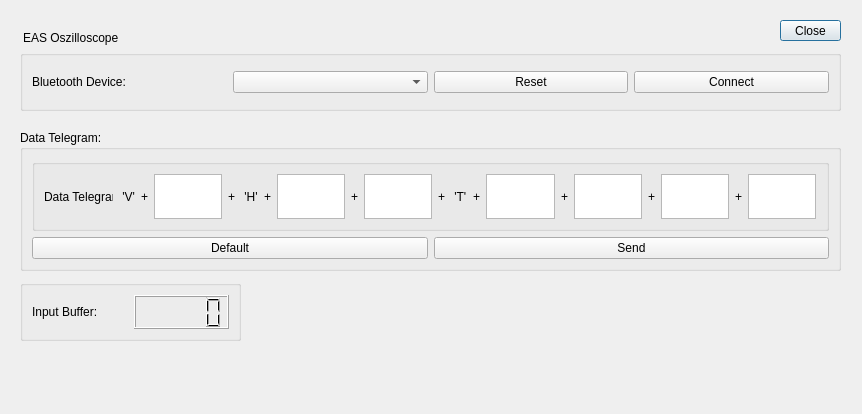
<?xml version="1.0" encoding="UTF-8"?>
<ui version="4.0">
 <class>bluetooth_window</class>
 <widget class="QDialog" name="bluetooth_window">
  <property name="geometry">
   <rect>
    <x>0</x>
    <y>0</y>
    <width>862</width>
    <height>414</height>
   </rect>
  </property>
  <property name="windowTitle">
   <string>Dialog</string>
  </property>
  <widget class="QGroupBox" name="horizontalGroupBox_3">
   <property name="geometry">
    <rect>
     <x>20</x>
     <y>280</y>
     <width>221</width>
     <height>61</height>
    </rect>
   </property>
   <layout class="QHBoxLayout" name="TitleBox_3">
    <property name="sizeConstraint">
     <enum>QLayout::SetDefaultConstraint</enum>
    </property>
    <item>
     <widget class="QLabel" name="LableInputBuffer">
      <property name="text">
       <string>Input Buffer: </string>
      </property>
     </widget>
    </item>
    <item>
     <widget class="QLCDNumber" name="InputBufferBoxTitle"/>
    </item>
   </layout>
  </widget>
  <widget class="QPushButton" name="CloseButton">
   <property name="geometry">
    <rect>
     <x>780</x>
     <y>20</y>
     <width>61</width>
     <height>21</height>
    </rect>
   </property>
   <property name="text">
    <string>Close</string>
   </property>
  </widget>
  <widget class="QGroupBox" name="BluetoothDeviceBox">
   <property name="geometry">
    <rect>
     <x>20</x>
     <y>50</y>
     <width>821</width>
     <height>61</height>
    </rect>
   </property>
   <layout class="QHBoxLayout" name="TitleBox">
    <property name="sizeConstraint">
     <enum>QLayout::SetDefaultConstraint</enum>
    </property>
    <item>
     <widget class="QLabel" name="LableBtDevice">
      <property name="text">
       <string>Bluetooth Device: </string>
      </property>
     </widget>
    </item>
    <item>
     <widget class="QComboBox" name="BtDeviceSelect"/>
    </item>
    <item>
     <widget class="QPushButton" name="resetButton">
      <property name="text">
       <string>Reset</string>
      </property>
     </widget>
    </item>
    <item>
     <widget class="QPushButton" name="ConnectButton">
      <property name="text">
       <string>Connect</string>
      </property>
     </widget>
    </item>
   </layout>
  </widget>
  <widget class="QLabel" name="Title">
   <property name="geometry">
    <rect>
     <x>23</x>
     <y>10</y>
     <width>341</width>
     <height>55</height>
    </rect>
   </property>
   <property name="text">
    <string>EAS Oszilloscope</string>
   </property>
  </widget>
  <widget class="QGroupBox" name="DataBox">
   <property name="geometry">
    <rect>
     <x>20</x>
     <y>130</y>
     <width>821</width>
     <height>141</height>
    </rect>
   </property>
   <property name="title">
    <string>Data Telegram:</string>
   </property>
   <layout class="QGridLayout" name="gridLayout">
    <item row="0" column="0" colspan="2">
     <widget class="QGroupBox" name="DataTelegramBox">
      <layout class="QHBoxLayout" name="TitleBox_2">
       <property name="sizeConstraint">
        <enum>QLayout::SetDefaultConstraint</enum>
       </property>
       <item>
        <widget class="QLabel" name="label_DataTelegram">
         <property name="text">
          <string>Data Telegram: </string>
         </property>
        </widget>
       </item>
       <item>
        <widget class="QLabel" name="label_V">
         <property name="text">
          <string> 'V'</string>
         </property>
        </widget>
       </item>
       <item>
        <widget class="QLabel" name="label_7">
         <property name="text">
          <string>+</string>
         </property>
        </widget>
       </item>
       <item>
        <widget class="QPlainTextEdit" name="plainTextEdit_EntranceArea">
         <property name="plainText">
          <string> </string>
         </property>
        </widget>
       </item>
       <item>
        <widget class="QLabel" name="label_4">
         <property name="text">
          <string>+</string>
         </property>
        </widget>
       </item>
       <item>
        <widget class="QLabel" name="label_H">
         <property name="text">
          <string> 'H'</string>
         </property>
        </widget>
       </item>
       <item>
        <widget class="QLabel" name="label_11">
         <property name="text">
          <string>+</string>
         </property>
        </widget>
       </item>
       <item>
        <widget class="QPlainTextEdit" name="plainTextEdit_N_Low">
         <property name="plainText">
          <string/>
         </property>
        </widget>
       </item>
       <item>
        <widget class="QLabel" name="label_12">
         <property name="text">
          <string>+</string>
         </property>
        </widget>
       </item>
       <item>
        <widget class="QPlainTextEdit" name="plainTextEdit_N_High">
         <property name="plainText">
          <string/>
         </property>
        </widget>
       </item>
       <item>
        <widget class="QLabel" name="label_9">
         <property name="text">
          <string>+</string>
         </property>
        </widget>
       </item>
       <item>
        <widget class="QLabel" name="label_T">
         <property name="text">
          <string> 'T'</string>
         </property>
        </widget>
       </item>
       <item>
        <widget class="QLabel" name="label_13">
         <property name="text">
          <string>+</string>
         </property>
        </widget>
       </item>
       <item>
        <widget class="QPlainTextEdit" name="plainTextEdit_TriggerLow">
         <property name="plainText">
          <string/>
         </property>
        </widget>
       </item>
       <item>
        <widget class="QLabel" name="label_10">
         <property name="text">
          <string>+</string>
         </property>
        </widget>
       </item>
       <item>
        <widget class="QPlainTextEdit" name="plainTextEdit_TriggerHigh">
         <property name="plainText">
          <string/>
         </property>
        </widget>
       </item>
       <item>
        <widget class="QLabel" name="label_8">
         <property name="text">
          <string>+</string>
         </property>
        </widget>
       </item>
       <item>
        <widget class="QPlainTextEdit" name="plainTextEdit_TriggerMode">
         <property name="plainText">
          <string/>
         </property>
        </widget>
       </item>
       <item>
        <widget class="QLabel" name="label_14">
         <property name="text">
          <string>+</string>
         </property>
        </widget>
       </item>
       <item>
        <widget class="QPlainTextEdit" name="plainTextEdit_TriggerEdge">
         <property name="plainText">
          <string/>
         </property>
        </widget>
       </item>
      </layout>
     </widget>
    </item>
    <item row="1" column="1">
     <widget class="QPushButton" name="SendButton">
      <property name="text">
       <string>Send</string>
      </property>
     </widget>
    </item>
    <item row="1" column="0">
     <widget class="QPushButton" name="DefaultButton">
      <property name="text">
       <string>Default</string>
      </property>
     </widget>
    </item>
   </layout>
  </widget>
 </widget>
 <resources/>
 <connections/>
</ui>
